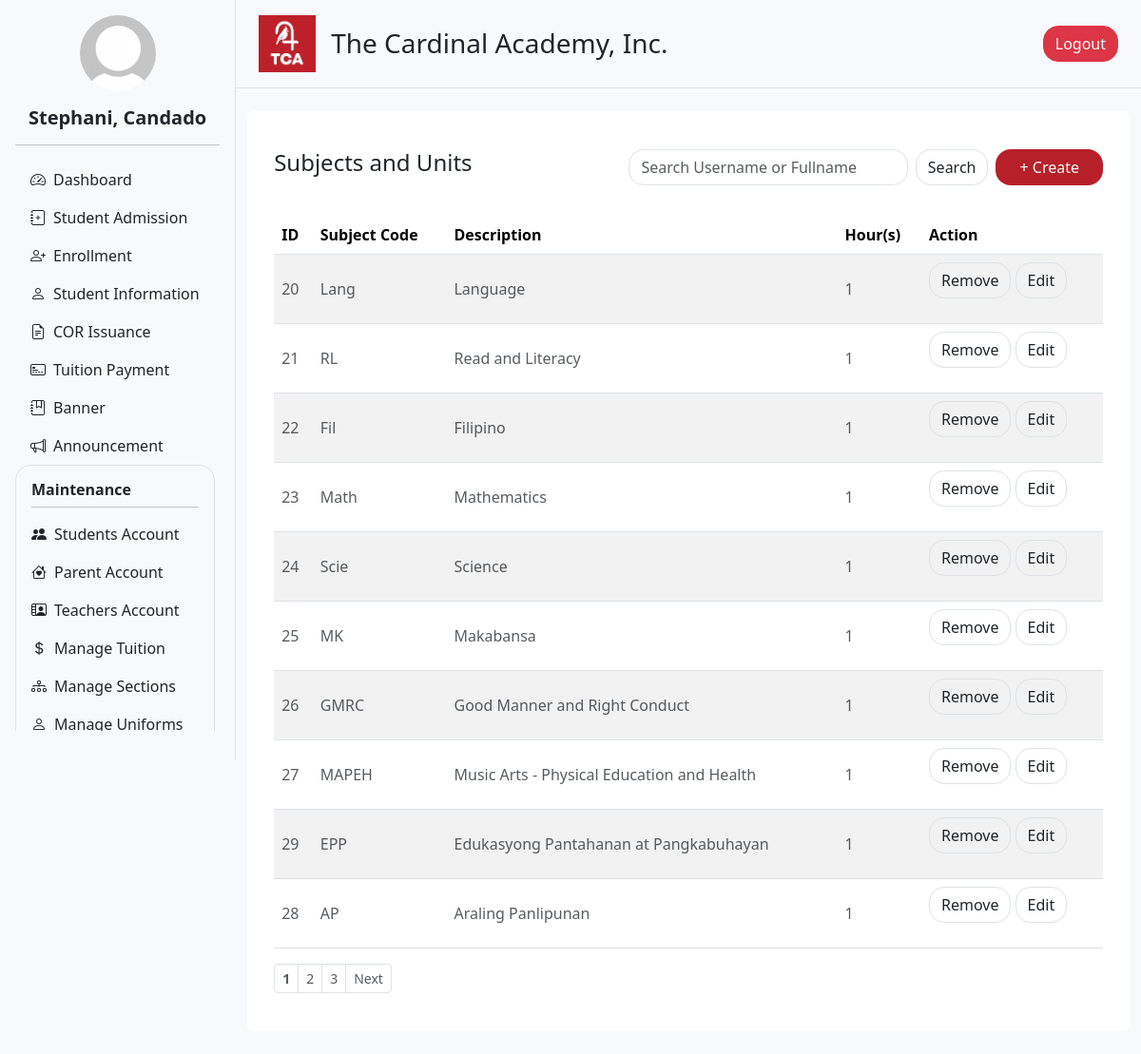
The page /admin/subject_unit.php (signed in) on the database its author committed.
### tables this page shows
CREATE TABLE `subjects` (
  `id` int(11) NOT NULL,
  `subject_code` varchar(20) NOT NULL,
  `description` varchar(255) NOT NULL,
  `grade_level` varchar(10) NOT NULL,
  `hours` int(11) NOT NULL
);

### admin/user_info.php (called while the page is built, shortened)
<?php
include '../db_connection.php';
function getUserInfo() {
    global $conn;
    $user_id = $_SESSION['user_id'];
    $sql = "SELECT first_name, last_name, profile FROM users WHERE user_id = ?";
    $stmt = $conn->prepare($sql);
    $stmt->bind_param("i", $user_id);
    $stmt->execute();
    $result = $stmt->get_result();
    $user = $result->fetch_assoc();
    $full_name = htmlspecialchars($user['first_name'] . ', ' . $user['last_name']);
    $profile_image = !empty($user['profile'])
        ? '../static/uploads/' . htmlspecialchars($user['profile'])
        : '../static/uploads/default_profile.jpg';
    return [
        'full_name' => $full_name,
        'profile_image' => $profile_image
    ];
}
?>

### admin/subject_unit.php (the view, shortened to what this page needs)
<?php include '../db_connection.php'; ?>
<?php
$limit = 10;
$page = isset($_GET['page']) && is_numeric($_GET['page']) ? (int) $_GET['page'] : 1;
$search = isset($_GET['search']) ? trim($_GET['search']) : '';
$offset = ($page - 1) * $limit;
$count_query = "SELECT COUNT(*) as total FROM subjects
                WHERE subject_code LIKE '%$search%'
                OR description LIKE '%$search%'
                OR grade_level LIKE '%$search%'";
$count_result = mysqli_query($conn, $count_query);
$total = mysqli_fetch_assoc($count_result)['total'];
$total_pages = ceil($total / $limit);
$query = "SELECT id, subject_code, description, grade_level, hours
          FROM subjects
          WHERE subject_code LIKE '%$search%'
            OR description LIKE '%$search%'
            OR grade_level LIKE '%$search%'
          ORDER BY grade_level ASC
          LIMIT $limit OFFSET $offset";
$result = mysqli_query($conn, $query);
?>
<!DOCTYPE html>
<html lang="en">
<head>
  <?php include 'header.php'; ?>
</head>
<body>
<div class="d-flex flex-row bg-light">
  <?php include 'navigation.php'; ?>
  <div class="content flex-grow-1">
    <?php include 'nav_top.php'; ?>
    <div class="container my-4">
      <div class="row g-4">
        <div class="col-12">
          <div class="rounded p-3 bg-white">
            <div class="container my-4">
              <div class="row mb-3">
                <div class="col-12 col-md-5">
                  <h4>Subjects and Units</h4>
                </div>
                <div class="col-12 col-md-7 d-flex justify-content-between align-items-center flex-wrap gap-2">
                  <form method="GET" action="" class="flex-grow-1">
                    <div class="input-group">
                        <input
                        class="form-control rounded rounded-4"
                        type="text"
                        name="search"
                        value="<?= htmlspecialchars($search ?? '') ?>"
                        placeholder="Search Username or Fullname"
                        >
                        <button class="btn border ms-2 rounded rounded-4" type="submit">Search</button>
                    </div>
                   </form>
                  <a href="create_subjects.php?nav_drop=true" class="btn bg-main text-light rounded rounded-4 px-4">
                    + Create
                </a>
                </div>
                <div class="col-12 pt-3">
                </div>
              </div>
              <div class="table-responsive">
                <table class="table table-striped" style="cursor: pointer">
                  <thead>
                    <tr>
                        <th>ID</th>
                        <th>Subject Code</th>
                        <th>Description</th>
                        <th>Hour(s)</th>
                        <th>Action</th>
                    </tr>
                    </thead>
                    <tbody>
                    <?php if (mysqli_num_rows($result) > 0): ?>
                        <?php while ($row = mysqli_fetch_assoc($result)): ?>
                        <tr class="clickable-row" data-id="<?= $row['id'] ?>">
                            <td><p class="text-muted pt-3 pb-3 mb-0"><?= htmlspecialchars($row['id']) ?></p></td>
                            <td><p class="text-muted pt-3 pb-3 mb-0"><?= htmlspecialchars($row['subject_code']) ?></p></td>
                            <td><p class="text-muted pt-3 pb-3 mb-0"><?= htmlspecialchars($row['description']) ?></p></td>
                            <td><p class="text-muted pt-3 pb-3 mb-0"><?= htmlspecialchars($row['hours']) ?></p></td>
                            <td>
                            <a href="delete_subject.php?id=<?= urlencode($row['id']) ?>&nav_drop=true"
                            class="btn border rounded rounded-4"
                            onclick="return confirm('Are you sure you want to delete this subject?');">
                            Remove
                            </a>
                           <a href="edit_subject.php?id=<?= urlencode($row['id']) ?>&nav_drop=true"
                            class="btn border rounded rounded-4">
                            Edit
                            </a>
                            </td>
                        </tr>
                        <?php endwhile; ?>
                    <?php else: ?>
                        <tr>
                        <td colspan="6"><p class="text-muted text-center pt-3 pb-3 mb-0">No subject data available</p></td>
                        </tr>
                    <?php endif; ?>
                    </tbody>
                </table>
              </div>
                <?php if ($total_pages > 1): ?>
                <nav aria-label="Page navigation">
                    <ul class="pagination justify-content-start pagination-sm">
                    <?php
                        $max_links = 5;
                        $start = max(1, $page - floor($max_links / 2));
                        $end = min($total_pages, $start + $max_links - 1);
                        if ($end - $start < $max_links - 1) {
                        $start = max(1, $end - $max_links + 1);
                        }
                    ?>
                    <?php for ($i = $start; $i <= $end; $i++): ?>
                        <li class="page-item">
                        <a class="page-link text-muted <?= $i == $page ? 'fw-bold' : '' ?>" href="?search=<?= urlencode($search) ?>&page=<?= $i ?>&nav_drop=true"><?= $i ?></a>
                        </li>
                    <?php endfor; ?>
                    <?php if ($page < $total_pages): ?>
                        <li class="page-item">
                        <a class="page-link text-muted" href="?search=<?= urlencode($search) ?>&page=<?= $page + 1 ?>&nav_drop=true">Next</a>
                        </li>
                    <?php endif; ?>
                    </ul>
                </nav>
                <?php endif; ?>
            </div>
          </div>
        </div>
      </div>
    </div>
  </div>
</div>
</body>
</html>

### static/css/styles.css (style rules this page uses)
.content { width: 80%; }

### static/css/landing.css (style rules this page uses)
.bg-main { background-color: #b72029; }
body { margin: 0; padding: 0; height: 100%; }

### rows shown on the page
subjects: id "20", subject_code "Lang", description "Language", hours "1"
subjects: id "21", subject_code "RL", description "Read and Literacy", hours "1"
subjects: id "22", subject_code "Fil", description "Filipino", hours "1"
subjects: id "23", subject_code "Math", description "Mathematics", hours "1"
subjects: id "24", subject_code "Scie", description "Science", hours "1"
subjects: id "25", subject_code "MK", description "Makabansa", hours "1"
subjects: id "26", subject_code "GMRC", description "Good Manner and Right Conduct", hours "1"
subjects: id "27", subject_code "MAPEH", description "Music Arts - Physical Education and Health", hours "1"
subjects: id "29", subject_code "EPP", description "Edukasyong Pantahanan at Pangkabuhayan", hours "1"
subjects: id "28", subject_code "AP", description "Araling Panlipunan", hours "1"

### other values the page prints
$full_name "Stephani, Candado"
